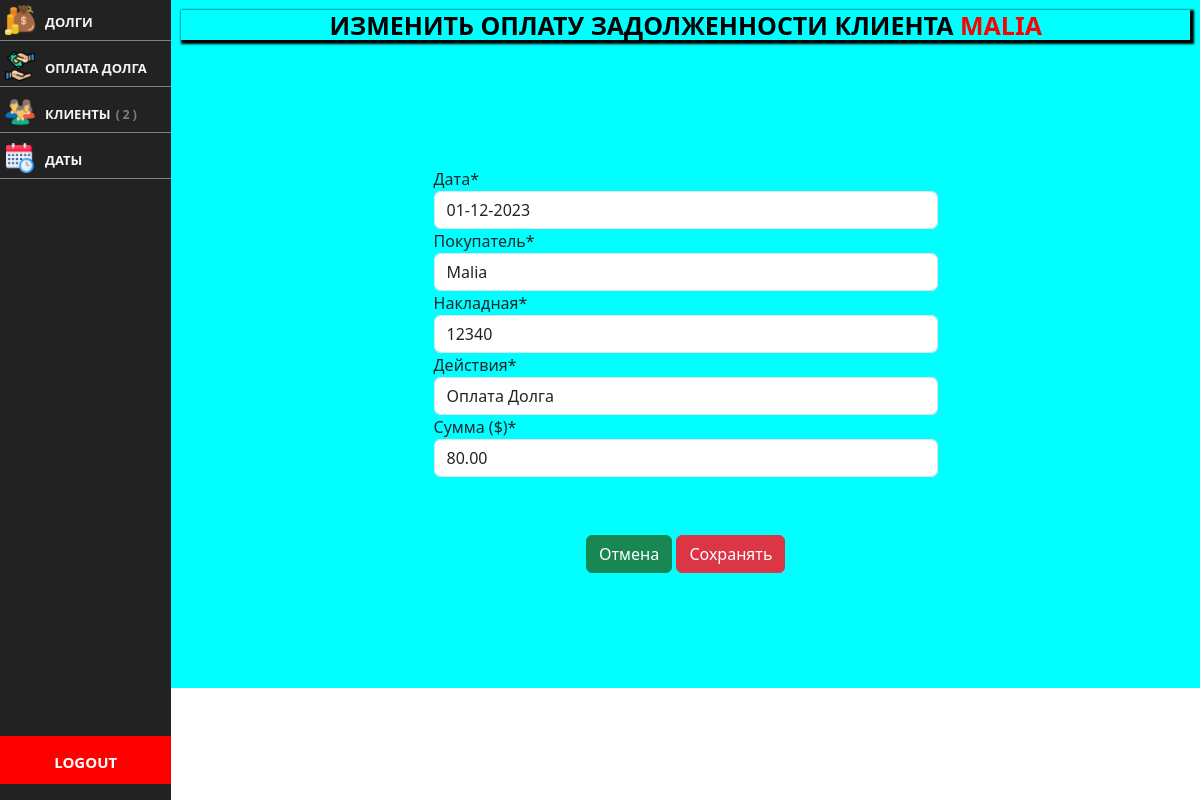
/edit-paiements/13/, run on the app's committed database.
### app/models.py (models this page shows, shortened)
class PaiementsCredit(models.Model):
    date = models.ForeignKey(Date, on_delete=models.SET_NULL, null=True, verbose_name="дата", default='')
    client = models.ForeignKey(Client, on_delete=models.SET_NULL, null=True, verbose_name="Покупатель", default='')
    recu = models.IntegerField(verbose_name="Накладная", unique=True)
    action = models.CharField(max_length=250, choices=ActionPaiements, default=1, verbose_name="Действия")
    credit = models.DecimalField(max_digits=10, decimal_places=2, verbose_name="Сумма ($)")
    class Meta:
        ordering = ('-id',)

class Client(models.Model):
    nom = models.CharField(max_length=250, verbose_name="Имя", unique=True)
    slug = AutoSlugField(populate_from='nom', unique=True)
    numero = models.CharField(max_length=250, verbose_name="Телефон", unique=True)
    ville = models.CharField(max_length=250, verbose_name="Город", blank=True)
    adresse = models.CharField(max_length=250, verbose_name="Адрес", blank=True)
    class Meta:
        ordering = ('nom',)
    def __str__(self):
        return self.nom

class Date(models.Model):
    date = models.CharField(max_length=250, verbose_name="Сегодняшняя дата", unique=True, default="01-01-2024")
    slug = AutoSlugField(populate_from='date', unique=True)
    class Meta:
        ordering = ('-id',)
    def __str__(self):
        return self.date

### app/views.py (the view)
# urls.py: path('edit-paiements/<int:pk>/', views.EditPaiement.as_view(), name='edit-paiements'),
class EditPaiement(UpdateView):
    model = PaiementsCredit
    template_name = 'app/edit_paiement.html'
    fields = ['date', 'client', 'recu', 'action', 'credit']
    def get_context_data(self, *args, **kwargs):
        context = super(EditPaiement, self).get_context_data(*args, **kwargs)
        context['paiements'] = PaiementsCredit.objects.all().order_by('-id')[:3]
        context['clients'] = Client.objects.all().order_by('-id')
        return context

### app/templates/app/edit_paiement.html (shortened to what this page needs)
{% extends 'base.html' %}
{% load static %}
{% load crispy_forms_tags %}
{% block body %}
    <div class="container-credit">
        {% include 'includes/menu.html' %}
        <div class="cadre">
            <div class="cadre-form" style="background-color: aqua">
                <h1>
                    ИЗМЕНИТЬ ОПЛАТУ ЗАДОЛЖЕННОСТИ КЛИЕНТА <span
                        style="">{{ object.client }}</span>
                </h1><br>
                <form method="post" enctype="multipart/form-data">
                    {{ form|crispy }}
                    <br><br>
                    <div class="form-group" style="margin: 10px; text-align: center">
                        <a class="btn btn-success" href="{% url 'app:paiements-credits' %}">Отмена</a>
                        <button class="btn btn-danger" type="submit">Сохранять</button>
                    </div>
                </form>
            </div>
        </div>
    </div>
{% endblock body %}

### app/static/app/css/style.css (style rules this page uses)
.container-credit { width: 100%; background-color: gray; height: 100vh; display: flex; flex-direction: row; }
.container-credit .cadre { height: 100vh; width: 100%; background-color: white; }
.cadre-form { width: 100%; height: 86vh; display: flex; flex-direction: column; background-color: wheat; padding: 10px; }
.cadre-form h1 { text-align: center; color: black; font-weight: bold; box-shadow: 2px 2px 2px 2px black; font-size: 25px; text-transform: uppercase; }
.cadre-form h1 span { font-weight: bold; text-transform: uppercase; color: red }
.cadre-form form { width: 50%; margin: auto; }

### data on the page
PaiementsCredit: client "MALIA", client "Malia", recu "12340", action "Оплата Долга", credit "80.00"
Date: date "01-12-2023"

### other printed values
{{ clients.count }} "2"
